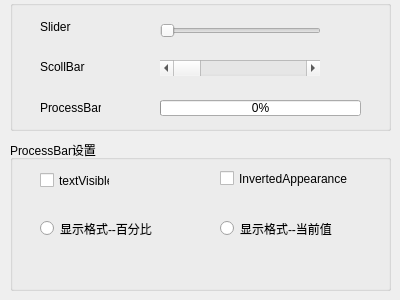
<?xml version="1.0" encoding="UTF-8"?>
<ui version="4.0">
 <class>Form</class>
 <widget class="QWidget" name="Form">
  <property name="geometry">
   <rect>
    <x>0</x>
    <y>0</y>
    <width>400</width>
    <height>300</height>
   </rect>
  </property>
  <property name="windowTitle">
   <string>Form</string>
  </property>
  <widget class="QGroupBox" name="groupBox">
   <property name="geometry">
    <rect>
     <x>10</x>
     <y>0</y>
     <width>381</width>
     <height>131</height>
    </rect>
   </property>
   <property name="title">
    <string/>
   </property>
   <widget class="QProgressBar" name="progressBar">
    <property name="geometry">
     <rect>
      <x>150</x>
      <y>100</y>
      <width>201</width>
      <height>16</height>
     </rect>
    </property>
    <property name="value">
     <number>0</number>
    </property>
   </widget>
   <widget class="QSlider" name="horizontalSlider">
    <property name="geometry">
     <rect>
      <x>150</x>
      <y>20</y>
      <width>161</width>
      <height>22</height>
     </rect>
    </property>
    <property name="orientation">
     <enum>Qt::Horizontal</enum>
    </property>
   </widget>
   <widget class="QLabel" name="label_3">
    <property name="geometry">
     <rect>
      <x>30</x>
      <y>100</y>
      <width>61</width>
      <height>16</height>
     </rect>
    </property>
    <property name="text">
     <string>ProcessBar</string>
    </property>
   </widget>
   <widget class="QLabel" name="label">
    <property name="geometry">
     <rect>
      <x>30</x>
      <y>20</y>
      <width>47</width>
      <height>13</height>
     </rect>
    </property>
    <property name="text">
     <string>Slider</string>
    </property>
   </widget>
   <widget class="QScrollBar" name="horizontalScrollBar">
    <property name="geometry">
     <rect>
      <x>150</x>
      <y>60</y>
      <width>160</width>
      <height>16</height>
     </rect>
    </property>
    <property name="orientation">
     <enum>Qt::Horizontal</enum>
    </property>
   </widget>
   <widget class="QLabel" name="label_2">
    <property name="geometry">
     <rect>
      <x>30</x>
      <y>60</y>
      <width>47</width>
      <height>13</height>
     </rect>
    </property>
    <property name="text">
     <string>ScollBar</string>
    </property>
   </widget>
  </widget>
  <widget class="QGroupBox" name="groupBox_2">
   <property name="geometry">
    <rect>
     <x>10</x>
     <y>140</y>
     <width>381</width>
     <height>151</height>
    </rect>
   </property>
   <property name="title">
    <string>ProcessBar设置</string>
   </property>
   <widget class="QCheckBox" name="checkBox">
    <property name="geometry">
     <rect>
      <x>30</x>
      <y>30</y>
      <width>70</width>
      <height>21</height>
     </rect>
    </property>
    <property name="text">
     <string>textVisible</string>
    </property>
   </widget>
   <widget class="QCheckBox" name="checkBox_2">
    <property name="geometry">
     <rect>
      <x>210</x>
      <y>30</y>
      <width>131</width>
      <height>17</height>
     </rect>
    </property>
    <property name="text">
     <string>InvertedAppearance</string>
    </property>
   </widget>
   <widget class="QRadioButton" name="radioButton">
    <property name="geometry">
     <rect>
      <x>30</x>
      <y>80</y>
      <width>121</width>
      <height>17</height>
     </rect>
    </property>
    <property name="text">
     <string>显示格式--百分比</string>
    </property>
   </widget>
   <widget class="QRadioButton" name="radioButton_2">
    <property name="geometry">
     <rect>
      <x>210</x>
      <y>80</y>
      <width>151</width>
      <height>17</height>
     </rect>
    </property>
    <property name="text">
     <string>显示格式--当前值</string>
    </property>
   </widget>
  </widget>
 </widget>
 <resources/>
 <connections/>
</ui>
